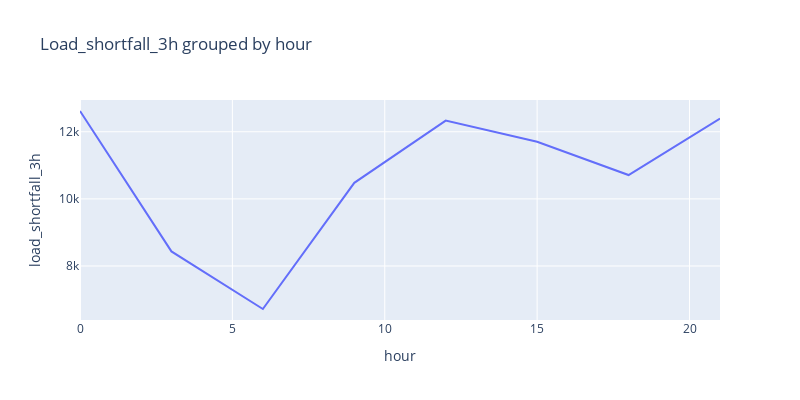

Notebook code cell kept with this figure:
### Markdown cell above
The plot shows a sharp decrease in the load shortfall on Saturdays and Sundays. We can speculate that the reason for this has something to do with a lower demand for electricity during the weekends when compared to the days Monday to Friday.

### Code cell
# Ploting time (hour) against Load_shortfall_3h to see relationship
px.line(df_clean.groupby([df_clean['hour']])['load_shortfall_3h'].mean(),
        title = 'Load_shortfall_3h grouped by hour',
        y='load_shortfall_3h',width =800, height=400 )

### Figure 1 — Plotly figure (JSON) as saved in the notebook; plotly's stock layout.template omitted (floating-point values rounded to 4 significant figures)
{"data": [{"hovertemplate": "hour=%{x}<br>load_shortfall_3h=%{y}<extra></extra>", "legendgroup": "", "line": {"color": "#636efa", "dash": "solid"}, "marker": {"symbol": "circle"}, "mode": "lines", "name": "", "orientation": "v", "showlegend": false, "type": "scatter", "x": [0, 3, 6, 9, 12, 15, 18, 21], "xaxis": "x", "y": [12620.0, 8435.0, 6719.0, 10480.0, 12330.0, 11700.0, 10710.0, 12400.0], "yaxis": "y"}], "layout": {"height": 400, "legend": {"tracegroupgap": 0}, "title": {"text": "Load_shortfall_3h grouped by hour"}, "width": 800, "xaxis": {"anchor": "y", "domain": [0, 1], "title": {"text": "hour"}}, "yaxis": {"anchor": "x", "domain": [0, 1], "title": {"text": "load_shortfall_3h"}}}}
